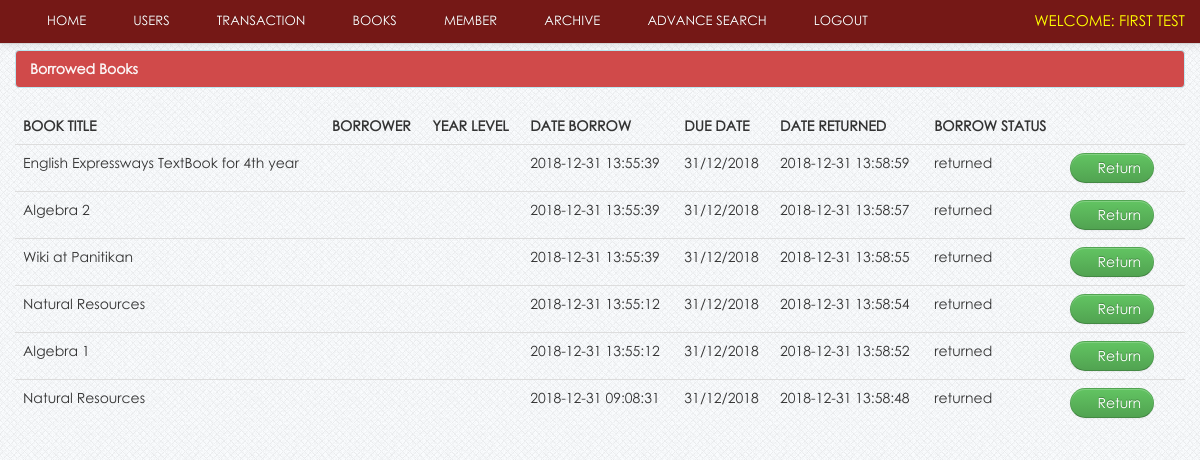
Page /library/admin/view_borrow.php (signed in) on the committed database.
### tables this page shows
CREATE TABLE `users` (
  `user_id` int(11) NOT NULL,
  `username` varchar(100) NOT NULL,
  `password` varchar(100) NOT NULL,
  `firstname` varchar(100) NOT NULL,
  `lastname` varchar(100) NOT NULL,
  `user_type` varchar(20) NOT NULL
);

CREATE TABLE `borrowdetails` (
  `borrow_details_id` int(11) NOT NULL,
  `book_id` int(11) NOT NULL,
  `borrow_id` int(11) NOT NULL,
  `borrow_status` varchar(50) NOT NULL,
  `date_return` varchar(100) NOT NULL
);

CREATE TABLE `book` (
  `book_id` int(11) NOT NULL,
  `book_title` varchar(100) NOT NULL,
  `category_id` int(50) NOT NULL,
  `author` varchar(50) NOT NULL,
  `book_copies` int(11) NOT NULL,
  `book_pub` varchar(100) NOT NULL,
  `publisher_name` varchar(100) NOT NULL,
  `isbn` varchar(50) NOT NULL,
  `copyright_year` int(11) NOT NULL,
  `date_receive` varchar(20) NOT NULL,
  `date_added` datetime NOT NULL,
  `status` varchar(30) NOT NULL
);

CREATE TABLE `borrow` (
  `borrow_id` int(11) NOT NULL,
  `member_id` bigint(50) NOT NULL,
  `date_borrow` varchar(100) NOT NULL,
  `due_date` varchar(100) DEFAULT NULL
);

### library/admin/session.php (called while the page is built, shortened)
<?php
$session_id=$_SESSION['id'];
?>

### library/admin/view_borrow.php (the view, shortened to what this page needs)
<?php include('header.php'); ?>
<?php include('session.php'); ?>
<?php include('navbar_borrow.php'); ?>
    <div class="container">
		<div class="margin-top">
			<div class="row">
				<div class="span12">
						<div class="alert alert-info"><strong>Borrowed Books</strong></div>
                            <table cellpadding="0" cellspacing="0" border="0" class="table" id="example">
                                <thead>
                                    <tr>
                                        <th>Book title</th>
                                        <th>Borrower</th>
                                        <th>Year Level</th>
                                        <th>Date Borrow</th>
                                        <th>Due Date</th>
                                        <th>Date Returned</th>
										<th>Borrow Status</th>
                                    </tr>
                                </thead>
                                <tbody>
                                  <?php  $user_query=mysqli_query($link,"select * from borrow
								LEFT JOIN member ON borrow.member_id = member.member_id
								LEFT JOIN borrowdetails ON borrow.borrow_id = borrowdetails.borrow_id
								LEFT JOIN book on borrowdetails.book_id =  book.book_id
								ORDER BY borrow.borrow_id DESC
								  ")or die(mysqli_error($link));
									while($row=mysqli_fetch_array($user_query)){
									$id=$row['borrow_id'];
									$borrow_details_id=$row['borrow_details_id'];
									?>
									<tr class="del<?php echo $id ?>">
                                    <td><?php echo $row['book_title']; ?></td>
                                    <td><?php echo $row['firstname']." ".$row['lastname']; ?></td>
                                    <td><?php echo $row['year_level']; ?></td>
									<td><?php echo $row['date_borrow']; ?></td>
                                    <td><?php echo $row['due_date']; ?> </td>
									<td><?php echo $row['date_return']; ?> </td>
									<td><?php echo $row['borrow_status'];?></td>
									<td> <a rel="tooltip"  title="Return" id="<?php echo $borrow_details_id; ?>" href="#delete_book<?php echo $borrow_details_id; ?>" data-toggle="modal"    class="btn btn-success"><i class="icon-check icon-large"></i>Return</a>
                                    <td></td>
                                    </tr>
									<?php  }  ?>
                                </tbody>
                            </table>
			</div>
			</div>
		</div>
    </div>
<?php include('footer.php') ?>

### library/admin/navbar_borrow.php (shortened to what this page needs)
 <div class="navbar navbar-fixed-top navbar-inverse">
       <div class="navbar-inner">
           <div class="container">
               <div class="nav-collapse collapse">
<ul class="nav">
<li><a href="dashboard.php"><i class="icon-home icon-large"></i>&nbsp;Home</a></li>
<li><a href="users.php"><i class="icon-user icon-large"></i>&nbsp;Users</a></li>
<?php
include('dropdown.php');
?>
<li><a href="books.php"><i class="icon-book icon-large"></i>&nbsp;Books</a></li>
<li><a href="member.php"><i class="icon-group icon-large"></i>&nbsp;Member</a></li>
<li><a href="archive.php"><i class="icon-list-alt icon-large"></i>&nbsp;Archive</a></li>
<li><a href="#myModal" data-toggle="modal"><i class="icon-search icon-large"></i>&nbsp;Advance Search</a></li>
<li><a href="./logout.php" ><i class="icon-signout icon-large"></i>&nbsp;Logout</a></li>
</ul>
 <div class="pull-right">
	<?php
			  $user_query=mysqli_query($link,"select * from users WHERE user_id = '$session_id'")or die(mysqli_error($link));
				while($row=mysqli_fetch_array($user_query)){
			$id=$row['user_id']; ?>
	<div class="admin">Welcome: <?php echo $row['firstname']; ?></div>
		<?php } ?>
                </div>
               </div>
           </div>
       </div>
   </div>

### library/css/docs.css (style rules this page uses)
body { font-family:'TR Century Gothic',Helvetica,Arial,sans-serif !important; }
.btn { border-radius: 25px !important; }
.alert { text-shadow: none; }
th { text-transform:uppercase; }
.nav li a { text-transform:uppercase; }
.admin { color: yellow; font-size: 15px; margin-top: 10px; text-transform: uppercase; }
.margin-top { margin-top:50px; }
body { background: url(../img/grid_noise.png); position: relative; }
body > .navbar { font-size: 13px; }

### library/css/print.css (style rules this page uses)
.navbar { display:none; }
th { text-align:left; }
td { text-align:left; border-top:1px solid; padding:2px; }
.btn { display:none; }
.alert { display:none; }
body { font-family:arial; font-size:13px; }
.nav { display:none; }

### rows in the picture
users: firstname "FIRST TEST"
borrowdetails: book.book_title "English Expressways TextBook for 4th year", borrow.date_borrow "2018-12-31 13:55:39", borrow.due_date "31/12/2018", date_return "2018-12-31 13:58:59", borrow_status "returned"
borrowdetails: book.book_title "Algebra 2", borrow.date_borrow "2018-12-31 13:55:39", borrow.due_date "31/12/2018", date_return "2018-12-31 13:58:57", borrow_status "returned"
borrowdetails: book.book_title "Wiki at Panitikan", borrow.date_borrow "2018-12-31 13:55:39", borrow.due_date "31/12/2018", date_return "2018-12-31 13:58:55", borrow_status "returned"
borrowdetails: book.book_title "Natural Resources", borrow.date_borrow "2018-12-31 13:55:12", borrow.due_date "31/12/2018", date_return "2018-12-31 13:58:54", borrow_status "returned"
borrowdetails: book.book_title "Algebra 1", borrow.date_borrow "2018-12-31 13:55:12", borrow.due_date "31/12/2018", date_return "2018-12-31 13:58:52", borrow_status "returned"
borrowdetails: book.book_title "Natural Resources", borrow.date_borrow "2018-12-31 09:08:31", borrow.due_date "31/12/2018", date_return "2018-12-31 13:58:48", borrow_status "returned"
